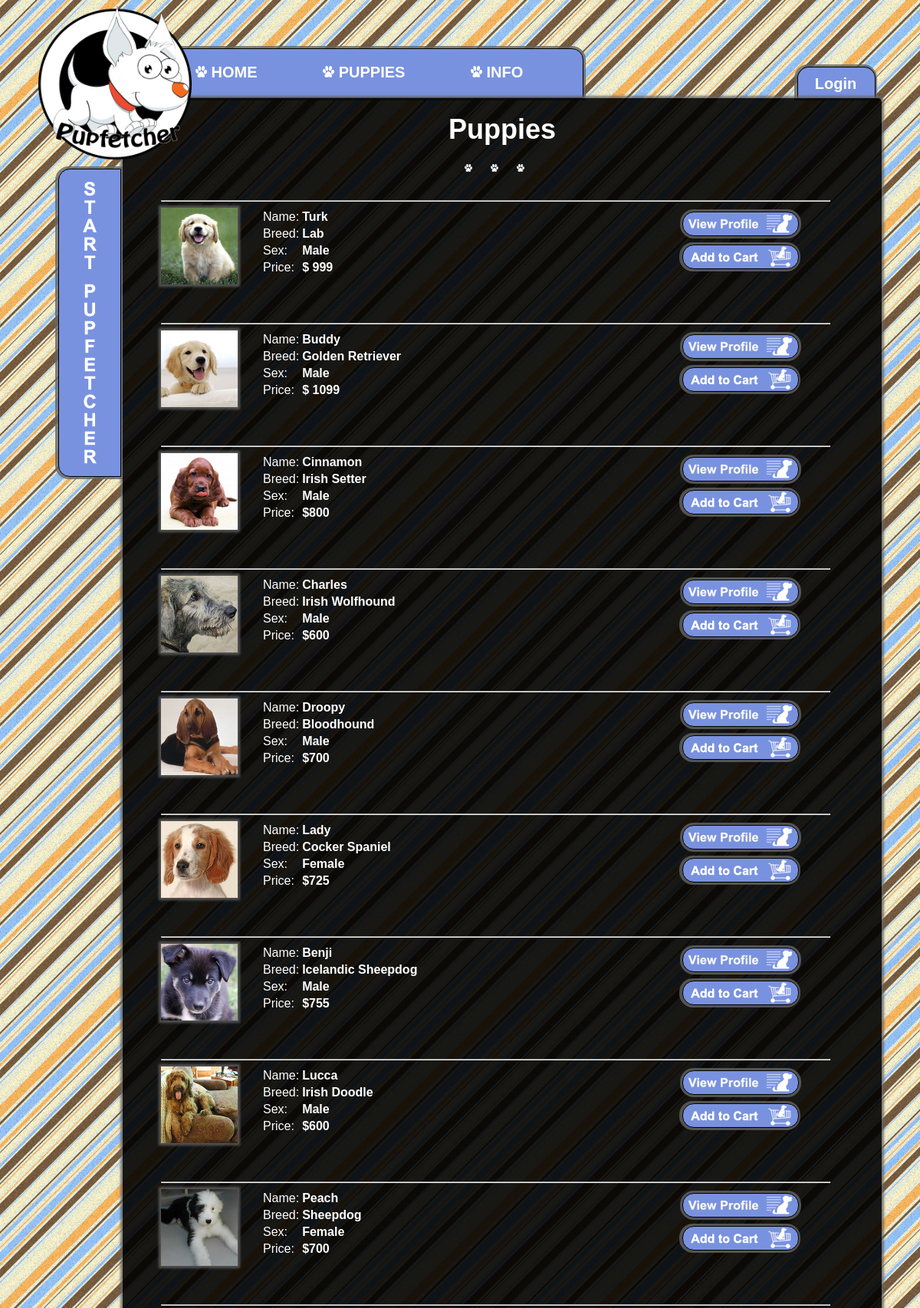
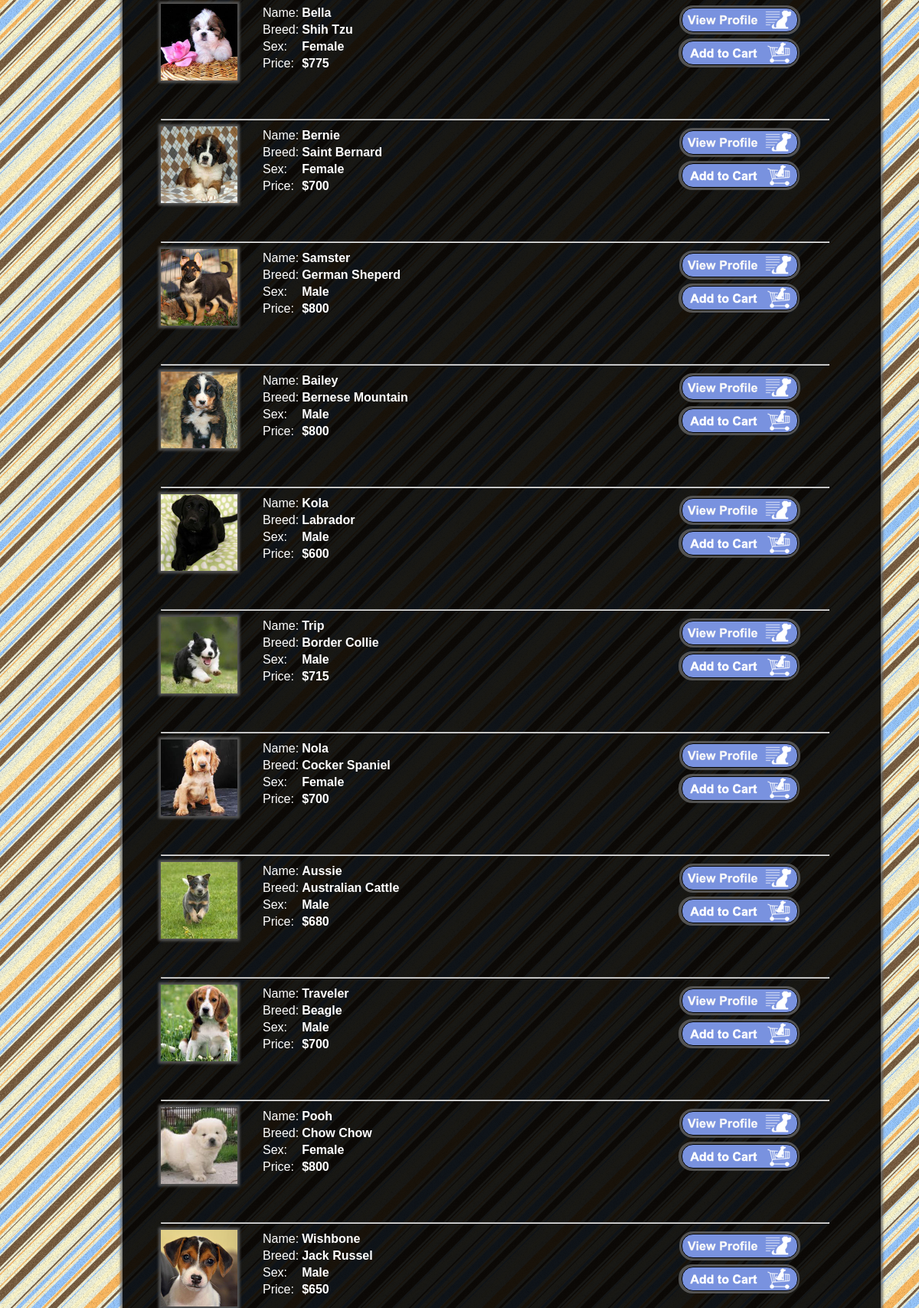
The app's page /puppies.php (upper part) with its own data (2 pictures, top to bottom).
### tables this page shows
CREATE TABLE `puppies` (
  `puppy_id` int(10) NOT NULL,
  `name` varchar(50) NOT NULL,
  `breed` varchar(100) NOT NULL,
  `sex` varchar(10) NOT NULL,
  `birthday` varchar(15) NOT NULL,
  `location` varchar(50) NOT NULL,
  `price` varchar(10) NOT NULL,
  `vaccination` int(1) NOT NULL,
  `img_name` varchar(100) NOT NULL
);

### puppies.php (the view, shortened to what this page needs)
</html><!DOCTYPE html PUBLIC "-//W3C//DTD XHTML 1.0 Transitional//EN" "http://www.w3.org/TR/xhtml1/DTD/xhtml1-transitional.dtd">
<html xmlns="http://www.w3.org/1999/xhtml">
  <head>
    <link rel="stylesheet" type="text/css" href="css/style.css">
    <link rel="stylesheet" type="text/css" href="css/pupInfo.css">
  </head>
  <body>
    <div class="container">
      <?php
          include("navBar.php");
      ?>
	<?php
		include("login.php");
	?>
        <div class="contentProfile">
          <div class="title">
            Puppies
          </div>
     <div class="paws">
     <img src="img/paw.png" name="paw" width="10" height="10" class="paw"/>
     <img src="img/paw.png" name="paw" width="10" height="10" class="paw"/>
     <img src="img/paw.png" name="paw" width="10" height="10" class="paw"/>
     </div>
     <div class="puplist">
    <?php
      $q1 = "SELECT * FROM `puppies`";
      $blah = mysql_query($q1);
      while($puppy = mysql_fetch_assoc($blah))
      {
        $puppy_id = $puppy['puppy_id'];
        $pupName = $puppy['name'];
        $breed = $puppy['breed'];
        $sex = $puppy['sex'];
        $price = $puppy['price'];
        $img = $puppy['img_name'];
        echo "<hr>";
        echo "<div class='puppic'>";
          echo"<a href='pupInfo.php?id=" . $puppy_id . "'><img src='$img' alt='Puppy image' width='100' height='100'/></a>";
        echo "</div>";
        echo "<div class='puppy-list'>";
          echo "<table>";
            echo "<tr><td>Name:</td><td><b>$pupName</b></td></tr>";
            echo "<tr><td>Breed:</td><td><b>$breed</b></td></tr>";
            echo "<tr><td>Sex:</td><td><b>$sex</b></td></tr>";
            echo "<tr><td>Price:</td><td><b>$$price</b></td></tr>";
          echo "</table>";
        echo "</div>";
        echo "<div class='infoButtons2'>";
		      echo"<a href='pupInfo.php?id=" . $puppy_id . "'> <img src='img/profile2.png'  /></a>";
		    echo "</div>";
		    echo "<div class='infoButtons'>";
		      echo"<a href='pupCart.php?id=" . $puppy_id . "'> <img src='img/pupcart2.png' /></a>";
		    echo "</div>";
      }
    ?>
    </div>
      </div>
    <?php
    include("sidebar.php");
    ?>
      </div>
  </body>
</html>

### navBar.php
<div class="navigation"><li id="Home">Home</li><li id="Puppies">Puppies</li><li id="Info">Info</li></div>
<div class="nav-letters">
	<li id="Home"><a href="index.php"><img src="img/paw.png" name="paw" width="15" height="15" /> Home</a></li>
	<li id="Puppies"><a href="puppies.php"><img src="img/paw.png" name="paw" width="15" height="15" /> Puppies</a></li>
	<li id="Info"><a href="about.php"><img src="img/paw.png" name="paw" width="15" height="15"/> Info</a> </li>
</div>
<div class="logo">
	<a href="index.php"> <img src="img/logo.png" alt="Logo" name="logo" width="200" height="200"/></a>
</div>

### login.php (shortened to what this page needs)
 <span class="toggle2">
</span>
 <span class="toggle2-letters">
 <p><b>Login</b></p>
</span>

### sidebar.php (shortened to what this page needs)
 <span class="toggle">
</span>

### css/style.css (style rules this page uses)
body { background-image: url(../img/tile2.png); background-color: #FFFFFF; background-repeat: repeat; font-family: Helvetica,Arial, sans-serif; font-weight: normal; }
.navigation { text-transform: uppercase; text-align: center; font-weight: bold; color: rgb(121,146,223); font-size: 20px; font-family: Arial, Helvetica, sans-serif; background-color: rgb(121,146,223); position: absolute; padding-top: 20px; padding-bottom: 20px; padding-left: 35px; padding-right: 100px; margin-top: 55px; margin-left: 140px; border: thin solid rgb(0,0,0); -moz-box-shadow: 0 0 0px 3px rgba(100, 100, 100, 0.8); -webkit-box-shadow: 0 0 0px 3px rgba(100, 100, 100, 0.8); box-shadow: 0 0 0px 3px rgba(100, 100, 100, 0.8); -moz-border-radius: 15px 15px 0px 0px; -webkit-border-radius: 15px 15px 0px 0px; -khtml-border-radius: 15px 15px 0px 0px; border-radius: 15px 15px 0px 0px; z-index: -1; }
.nav-letters { text-transform: uppercase; text-align: center; font-weight: bold; color: #FFF; font-size: 20px; font-family: Arial, Helvetica, sans-serif; position: absolute; padding: 20px; padding-bottom: 20px; padding-left: 25px; margin-top: 55px; margin-left: 140px; z-index: 4; }
li { display: inline; font-weight: bold; color: rgb(121,146,223); text-decoration: none; text-transform: uppercase; padding-right: 40px; padding-left: 40px; }
.container { width: 1100px; margin: 0 auto; }
.logo { position:relative; z-index:3; }
.title { font-size: 36px; text-align: center; font-weight: bold; margin-bottom: 20px; color: #FFF; }
.paws { margin-top:15px; text-align:center; }
.paw { padding-right:20px; }
.toggle { position: absolute; background-color: rgb(121,146,223); height: 400px; width: 80px; top: 220px; margin-left: 26px; border: thin solid rgb(0,0,0); -moz-box-shadow: -1px 0 0px 3px rgba(100, 100, 100, 0.8); -webkit-box-shadow: -1px 0 0px 3px rgba(100, 100, 100, 0.8); box-shadow: -1px 0 0px 3px rgba(100, 100, 100, 0.8); -moz-border-radius: 15px 0px 0px 15px; -webkit-border-radius: 15px 0px 0px 15px; -khtml-border-radius: 15px 0px 0px 1px; border-radius: 15px 0px 0px 15px; background-image: url(../img/sidebar.png); cursor:pointer; z-index: 5; }
table { color:rgb(255,255,255); white-space: normal; line-height: normal; font-weight: normal; font-size: medium; font-variant: normal; font-style: normal; text-align: start; }
a:link { color: #FFFFFF; text-decoration: none; }
.toggle2 { position:absolute; margin-left: 990px; margin-top: -121px; float:right; background-color: rgb(121,146,223); height: 40px; width: 100px; border: thin solid rgb(0,0,0); border-bottom: none; -moz-box-shadow: -1px 0 0px 3px rgba(100, 100, 100, 0.8); -webkit-box-shadow: -1px 0 0px 3px rgba(100, 100, 100, 0.8); box-shadow: -1px 0 0px 3px rgba(100, 100, 100, 0.8); -moz-border-radius: 15px 15px 0px 0px; -webkit-border-radius: 15px 15px 0px 0px; -khtml-border-radius: 15px 15px 0px 0px; border-radius: 15px 15px 0px 0px; cursor:pointer; z-index: 1; }
.toggle2-letters { position:absolute; margin-left: 990px; margin-top: -130px; float:right; height: 40px; width: 100px; cursor:pointer; z-index: 4; text-align:center; color:rgb(255,255,255); font-size: 20px; font-family: Arial, Helvetica, sans-serif; }

### records on screen
puppies: shows a picture, name "Turk", breed "Lab", sex "Male", price "999"
puppies: shows a picture, name "Buddy", breed "Golden Retriever", sex "Male", price "1099"
puppies: img_name (picture), name "Cinnamon", breed "Irish Setter", sex "Male", price "800"
puppies: img_name (picture), name "Charles", breed "Irish Wolfhound", sex "Male", price "600"
puppies: img_name (picture), name "Droopy", breed "Bloodhound", sex "Male", price "700"
puppies: img_name (picture), name "Lady", breed "Cocker Spaniel", sex "Female", price "725"
puppies: img_name (picture), name "Benji", breed "Icelandic Sheepdog", sex "Male", price "755"
puppies: img_name (picture), name "Lucca", breed "Irish Doodle", sex "Male", price "600"
puppies: img_name (picture), name "Peach", breed "Sheepdog", sex "Female", price "700"
puppies: img_name (picture), name "Bella", breed "Shih Tzu", sex "Female", price "775"
puppies: img_name (picture), name "Bernie", breed "Saint Bernard", sex "Female", price "700"
puppies: img_name (picture), name "Samster", breed "German Sheperd", sex "Male", price "800"
puppies: img_name (picture), name "Bailey", breed "Bernese Mountain", sex "Male", price "800"
puppies: img_name (picture), name "Kola", breed "Labrador", sex "Male", price "600"
puppies: img_name (picture), name "Trip", breed "Border Collie", sex "Male", price "715"
puppies: img_name (picture), name "Nola", breed "Cocker Spaniel", sex "Female", price "700"
puppies: img_name (picture), name "Aussie", breed "Australian Cattle", sex "Male", price "680"
puppies: img_name (picture), name "Traveler", breed "Beagle", sex "Male", price "700"
puppies: img_name (picture), name "Pooh", breed "Chow Chow", sex "Female", price "800"
puppies: img_name (picture), name "Wishbone", breed "Jack Russel", sex "Male", price "650"
